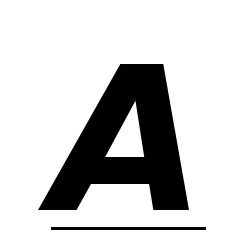
#> input picture 2_ImgManip/A.png, 250 x 250 px
$ python task1.py
#> lines starting #> are read from the running program, lines starting #| are printed output that depends on the picture; after the words box and inside, x2 and y2 are one past the last pixel; in counts of white or black regions, pixels touching at a corner belong together
import cv2
import numpy as np


img = cv2.imread('A.png',0)
#> img is the input picture: shape (250, 250); min 0, max 255, mean 207
img2 = img.copy()

# Simple Thresholding
img2[img>127]=255
img2[img<=127]=0
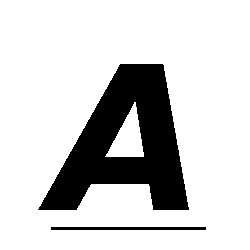
#> img2: shape (250, 250); 81.2% white; 2 black regions, box (x1, y1, x2, y2) and area: (38, 64, 189, 210) 11302, (51, 227, 206, 230) 465

# Dilation and Erosion
kernel = np.ones((5,5),np.uint8)
erosion = cv2.erode(img,kernel,iterations = 2)
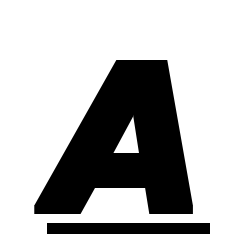
#> erosion: shape (250, 250); min 0, max 255, mean 188.2
dilation = cv2.dilate(img,kernel,iterations = 2)
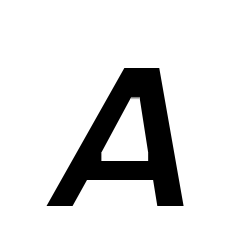
#> dilation: shape (250, 250); min 0, max 255, mean 222.4

out = np.hstack([img,img2,erosion,dilation])
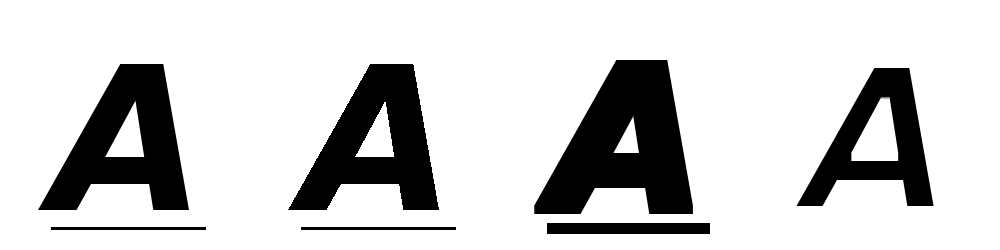
#> out: shape (250, 1000); min 0, max 255, mean 206.2
cv2.imwrite('out.jpg',out)
